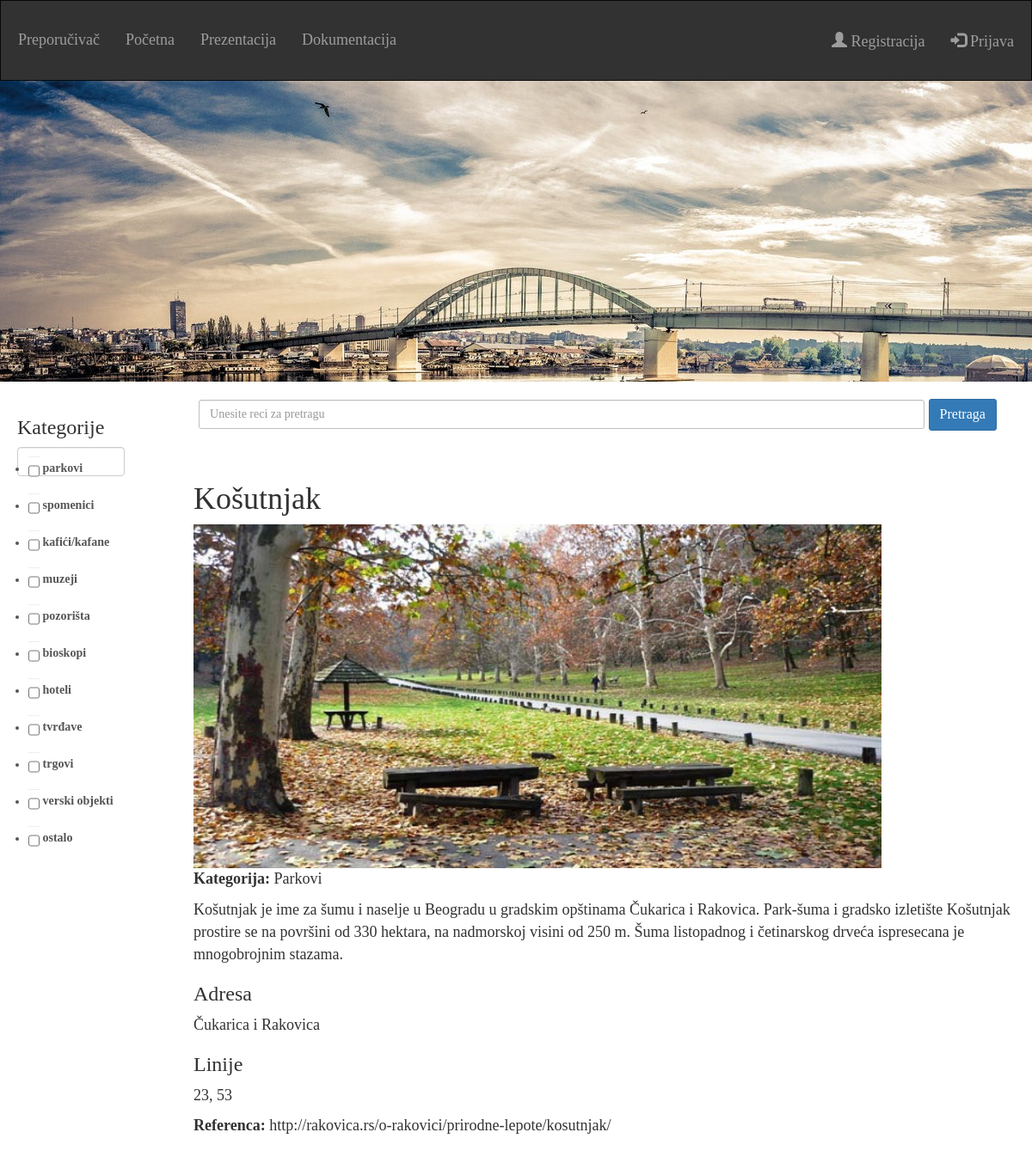
Screenshot of /preporucivac/14/ with the database file from the repository.
### preporucivac/models.py (models this page shows, shortened)
class Mesto(models.Model):
	naziv = models.CharField(max_length=256)
	tip = models.IntegerField()
	slika = models.CharField(max_length=256)
	opis = models.TextField()
	adresa = models.CharField(max_length=256)
	linije = models.CharField(max_length=256)
	referenca = models.CharField(max_length=256)
	brojac = models.BigIntegerField()

### preporucivac/views.py (the view, shortened to what this page needs)
# urls.py: url(r'^(?P<id>[0-9]+)/$', views.details, name='details'),
def details(request, id):
	form = SearchForm()
	try:
		mesto = Mesto.objects.filter(pk = id)
	except Mesto.DoesNotExist:
		raise Http404("Mesto ne postoji.")
	mesto.update(brojac=F('brojac') + 1)
	mesto = Mesto.objects.get(pk = id)
	tipovi = ["Parkovi", "Spomenici", "Kafići/kafane", "Muzeji", "Pozorišta", "Bioskopi", "Hoteli", "Tvrđave", "Trgovi", "Verski objekti", "Ostalo"]
	context = {
		'mesto': mesto,
		'form': form,
		'tip': tipovi[mesto.tip - 1],
	}
	return render(request, 'preporucivac/details.html', context)

### preporucivac/forms.py
class SearchForm(forms.Form):
	q = forms.CharField(label = 'Pretraga', max_length = 256, required = False, widget = forms.TextInput(attrs = {'size' : 100}))
	KATEGORIJE = (
		(1, 'parkovi'),
		(2, 'spomenici'),
		(3, 'kafići/kafane'),
		(4, 'muzeji'),
		(5, 'pozorišta'),
		(6, 'bioskopi'),
		(7, 'hoteli'),
		(8, 'tvrđave'),
		(9, 'trgovi'),
		(10, 'verski objekti'),
		(11, 'ostalo'),
	)
	kategorija = forms.MultipleChoiceField(choices = KATEGORIJE, required = False, widget = forms.CheckboxSelectMultiple)

### preporucivac/templates/preporucivac/details.html (shortened to what this page needs)
{% extends 'base.html' %}
{% block content %}
	<h1>{{ mesto.naziv }}</h1>
	<img src="/static/preporucivac/images/{{ mesto.slika }}" width=800px height=400px>
	<p style="color: rgb(50, 50, 50)"><b>Kategorija: </b>{{ tip }}</p>
	<p>{{ mesto.opis }}</p>
	<h3>Adresa</h3>
	<p>{{ mesto.adresa }}</p>
	<h3>Linije</h3>
	<p>{{ mesto.linije }}</p>
	<p><b>Referenca: </b><a href="{{ mesto.referenca }}">{{ mesto.referenca }}</a></p>
{% endblock %}

### preporucivac/static/preporucivac/styles/base.css (style rules this page uses)
#myBody { width: 100%; font-family: FiraSansRegular; color: #323232; font-size: 18px; background-color: white; }
#id_q { padding: 6px 12px; border: 1px solid #c0c0c0; border-radius: 3px; font-family: FiraSansRegular; }
#content a { color: #323232; text-decoration: none; }

### rows the page displays
Mesto: naziv "Košutnjak", slika (picture), opis "Košutnjak je ime za šumu i naselje u Beogradu u gradskim opštinama Čukarica i Rakovica. Park-šuma i gradsko izletište Košutnjak prostire se na površini od 330 hektara, na nadmorskoj visini od 250 m. Šuma listopadnog i četinarskog drveća ispresecana je mnogobrojnim stazama.", adresa "Čukarica i Rakovica", linije "23, 53", referenca "http://rakovica.rs/o-rakovici/prirodne-lepote/kosutnjak/"

### other values shown
{{ tip }} "Parkovi"
